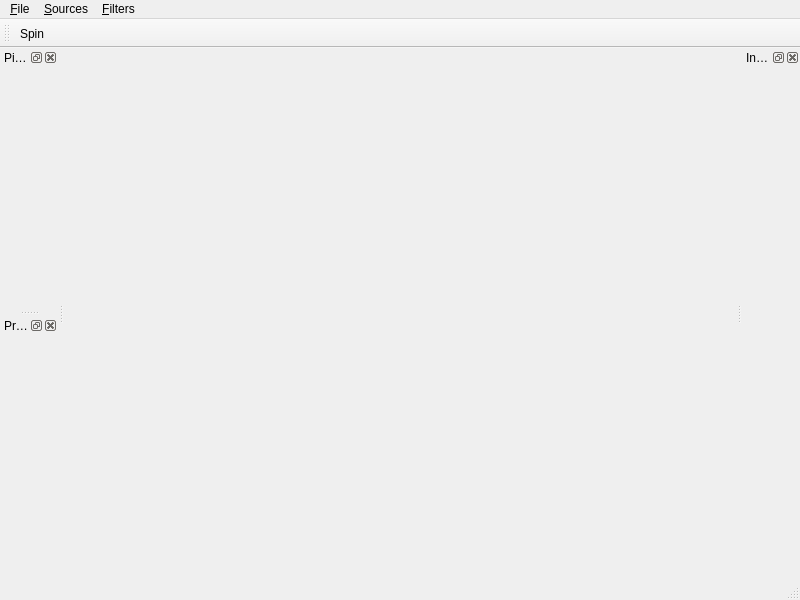
<?xml version="1.0" encoding="UTF-8"?>
<ui version="4.0">
 <class>TestBasicQtAppMainWindow</class>
 <widget class="QMainWindow" name="TestBasicQtAppMainWindow">
  <property name="geometry">
   <rect>
    <x>0</x>
    <y>0</y>
    <width>800</width>
    <height>600</height>
   </rect>
  </property>
  <property name="windowTitle">
   <string>TestBasicQtApp - a ParaView Application</string>
  </property>
  <widget class="pqTabbedMultiViewWidget" name="centralwidget"/>
  <widget class="QMenuBar" name="menubar">
   <property name="geometry">
    <rect>
     <x>0</x>
     <y>0</y>
     <width>800</width>
     <height>20</height>
    </rect>
   </property>
   <widget class="QMenu" name="menu_File">
    <property name="title">
     <string>&amp;File</string>
    </property>
    <addaction name="actionOpenFile"/>
    <addaction name="actionExit"/>
   </widget>
   <widget class="QMenu" name="menu_Sources">
    <property name="title">
     <string>&amp;Sources</string>
    </property>
   </widget>
   <widget class="QMenu" name="menu_Filters">
    <property name="title">
     <string>&amp;Filters</string>
    </property>
   </widget>
   <addaction name="menu_File"/>
   <addaction name="menu_Sources"/>
   <addaction name="menu_Filters"/>
  </widget>
  <widget class="QStatusBar" name="statusbar"/>
  <widget class="QDockWidget" name="dockWidget">
   <property name="windowTitle">
    <string>Pipeline</string>
   </property>
   <attribute name="dockWidgetArea">
    <number>1</number>
   </attribute>
   <widget class="pqPipelineBrowserWidget" name="pipelineBrowser"/>
  </widget>
  <widget class="QDockWidget" name="dockWidget_2">
   <property name="windowTitle">
    <string>Properties</string>
   </property>
   <attribute name="dockWidgetArea">
    <number>1</number>
   </attribute>
   <widget class="pqPropertiesPanel" name="propertiesPanel"/>
  </widget>
  <widget class="QDockWidget" name="dockWidget_3">
   <property name="windowTitle">
    <string>Information</string>
   </property>
   <attribute name="dockWidgetArea">
    <number>2</number>
   </attribute>
   <widget class="pqProxyInformationWidget" name="informationPanel"/>
  </widget>
  <widget class="QToolBar" name="toolBar">
   <property name="windowTitle">
    <string>toolBar</string>
   </property>
   <attribute name="toolBarArea">
    <enum>TopToolBarArea</enum>
   </attribute>
   <attribute name="toolBarBreak">
    <bool>false</bool>
   </attribute>
   <addaction name="actionSpin"/>
  </widget>
  <action name="actionExit">
   <property name="text">
    <string>E&amp;xit</string>
   </property>
   <property name="shortcut">
    <string>Ctrl+Q</string>
   </property>
  </action>
  <action name="actionOpenFile">
   <property name="text">
    <string>O&amp;pen File</string>
   </property>
   <property name="shortcut">
    <string>Ctrl+O</string>
   </property>
  </action>
  <action name="actionSpin">
   <property name="checkable">
    <bool>true</bool>
   </property>
   <property name="text">
    <string>Spin</string>
   </property>
   <property name="toolTip">
    <string>Spin camera</string>
   </property>
  </action>
 </widget>
 <customwidgets>
  <customwidget>
   <class>pqPipelineBrowserWidget</class>
   <extends>QWidget</extends>
   <header>pqPipelineBrowserWidget.h</header>
   <container>1</container>
  </customwidget>
  <customwidget>
   <class>pqPropertiesPanel</class>
   <extends>QWidget</extends>
   <header>pqPropertiesPanel.h</header>
   <container>1</container>
  </customwidget>
  <customwidget>
   <class>pqProxyInformationWidget</class>
   <extends>QWidget</extends>
   <header>pqProxyInformationWidget.h</header>
   <container>1</container>
  </customwidget>
  <customwidget>
   <class>pqTabbedMultiViewWidget</class>
   <extends>QWidget</extends>
   <header>pqTabbedMultiViewWidget.h</header>
   <container>1</container>
  </customwidget>
 </customwidgets>
 <resources/>
 <connections>
  <connection>
   <sender>actionExit</sender>
   <signal>triggered()</signal>
   <receiver>TestBasicQtAppMainWindow</receiver>
   <slot>close()</slot>
   <hints>
    <hint type="sourcelabel">
     <x>-1</x>
     <y>-1</y>
    </hint>
    <hint type="destinationlabel">
     <x>399</x>
     <y>299</y>
    </hint>
   </hints>
  </connection>
 </connections>
</ui>
